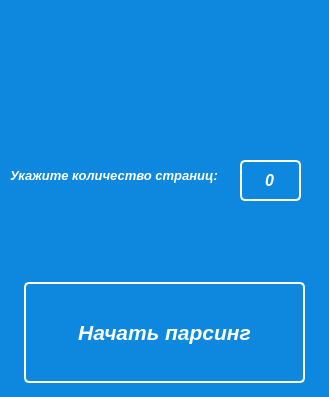
<?xml version="1.0" encoding="UTF-8"?>
<ui version="4.0">
 <class>MainWindow</class>
 <widget class="QMainWindow" name="MainWindow">
  <property name="geometry">
   <rect>
    <x>0</x>
    <y>0</y>
    <width>329</width>
    <height>397</height>
   </rect>
  </property>
  <property name="windowTitle">
   <string>MainWindow</string>
  </property>
  <widget class="QWidget" name="centralwidget">
   <property name="styleSheet">
    <string notr="true">background-color: rgb(14, 136, 223);</string>
   </property>
   <widget class="QLabel" name="label">
    <property name="geometry">
     <rect>
      <x>0</x>
      <y>-10</y>
      <width>331</width>
      <height>161</height>
     </rect>
    </property>
    <property name="styleSheet">
     <string notr="true">background-color: rgb(14, 136, 223);</string>
    </property>
    <property name="text">
     <string/>
    </property>
    <property name="pixmap">
     <pixmap>../../../Troshkin Artem/av_by.png</pixmap>
    </property>
   </widget>
   <widget class="QSpinBox" name="spinBox">
    <property name="geometry">
     <rect>
      <x>240</x>
      <y>160</y>
      <width>61</width>
      <height>41</height>
     </rect>
    </property>
    <property name="font">
     <font>
      <family>Arial</family>
      <pointsize>12</pointsize>
      <weight>75</weight>
      <italic>true</italic>
      <bold>true</bold>
     </font>
    </property>
    <property name="styleSheet">
     <string notr="true">QSpinBox{
    border: 2px solid white;
    border-radius: 5px;
    background: transparent;
    padding: 2px;
    color: white
    
}</string>
    </property>
    <property name="alignment">
     <set>Qt::AlignCenter</set>
    </property>
    <property name="buttonSymbols">
     <enum>QAbstractSpinBox::NoButtons</enum>
    </property>
    <property name="keyboardTracking">
     <bool>true</bool>
    </property>
    <property name="maximum">
     <number>250</number>
    </property>
   </widget>
   <widget class="QLabel" name="label_2">
    <property name="geometry">
     <rect>
      <x>10</x>
      <y>150</y>
      <width>211</width>
      <height>51</height>
     </rect>
    </property>
    <property name="font">
     <font>
      <family>Arial</family>
      <pointsize>10</pointsize>
      <weight>75</weight>
      <italic>true</italic>
      <bold>true</bold>
     </font>
    </property>
    <property name="styleSheet">
     <string notr="true">background-color: rgb(14, 136, 223);
color: rgb(255, 255, 255);</string>
    </property>
    <property name="text">
     <string>Укажите количество страниц:</string>
    </property>
   </widget>
   <widget class="QLabel" name="label_3">
    <property name="geometry">
     <rect>
      <x>10</x>
      <y>210</y>
      <width>311</width>
      <height>61</height>
     </rect>
    </property>
    <property name="font">
     <font>
      <family>Arial</family>
      <pointsize>14</pointsize>
     </font>
    </property>
    <property name="styleSheet">
     <string notr="true">color: rgb(255, 255, 255);</string>
    </property>
    <property name="text">
     <string/>
    </property>
    <property name="alignment">
     <set>Qt::AlignCenter</set>
    </property>
   </widget>
   <widget class="QPushButton" name="pushButton">
    <property name="geometry">
     <rect>
      <x>24</x>
      <y>282</y>
      <width>281</width>
      <height>101</height>
     </rect>
    </property>
    <property name="font">
     <font>
      <family>Arial</family>
      <pointsize>16</pointsize>
      <weight>75</weight>
      <italic>true</italic>
      <bold>true</bold>
     </font>
    </property>
    <property name="styleSheet">
     <string notr="true">QPushButton{
    color: white;
    background-color: transparent;
    border: 2px solid white;
    border-radius: 5px;

}

QPushButton:pressed{
    background-color: rgb(14,136,200);

}</string>
    </property>
    <property name="text">
     <string>Начать парсинг</string>
    </property>
   </widget>
  </widget>
 </widget>
 <resources/>
 <connections/>
</ui>
